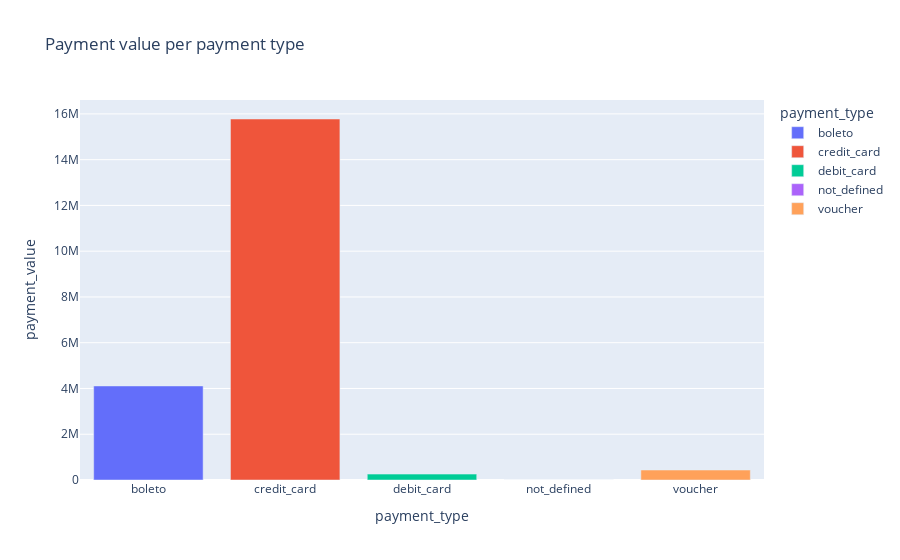

Source (notebook cell):
### Markdown cell above
### **2.8.1 Volume per payment type**

### Code cell
df2_aux1 = df2[['payment_type', 'payment_value']].groupby('payment_type').sum().reset_index()
fig = px.bar(df2_aux1, x = 'payment_type', y = 'payment_value', color= 'payment_type', title = 'Payment value per payment type')
fig.show()

### Figure 1 — Plotly figure (JSON) as saved in the notebook; plotly's stock layout.template omitted (floating-point values rounded to 4 significant figures)
{"data": [{"alignmentgroup": "True", "hovertemplate": "payment_type=%{x}<br>payment_value=%{y}<extra></extra>", "legendgroup": "boleto", "marker": {"color": "#636efa", "pattern": {"shape": ""}}, "name": "boleto", "offsetgroup": "boleto", "orientation": "v", "showlegend": true, "textposition": "auto", "type": "bar", "x": ["boleto"], "xaxis": "x", "y": [4111000.0], "yaxis": "y"}, {"alignmentgroup": "True", "hovertemplate": "payment_type=%{x}<br>payment_value=%{y}<extra></extra>", "legendgroup": "credit_card", "marker": {"color": "#EF553B", "pattern": {"shape": ""}}, "name": "credit_card", "offsetgroup": "credit_card", "orientation": "v", "showlegend": true, "textposition": "auto", "type": "bar", "x": ["credit_card"], "xaxis": "x", "y": [15780000.0], "yaxis": "y"}, {"alignmentgroup": "True", "hovertemplate": "payment_type=%{x}<br>payment_value=%{y}<extra></extra>", "legendgroup": "debit_card", "marker": {"color": "#00cc96", "pattern": {"shape": ""}}, "name": "debit_card", "offsetgroup": "debit_card", "orientation": "v", "showlegend": true, "textposition": "auto", "type": "bar", "x": ["debit_card"], "xaxis": "x", "y": [257400.0], "yaxis": "y"}, {"alignmentgroup": "True", "hovertemplate": "payment_type=%{x}<br>payment_value=%{y}<extra></extra>", "legendgroup": "not_defined", "marker": {"color": "#ab63fa", "pattern": {"shape": ""}}, "name": "not_defined", "offsetgroup": "not_defined", "orientation": "v", "showlegend": true, "textposition": "auto", "type": "bar", "x": ["not_defined"], "xaxis": "x", "y": [0], "yaxis": "y"}, {"alignmentgroup": "True", "hovertemplate": "payment_type=%{x}<br>payment_value=%{y}<extra></extra>", "legendgroup": "voucher", "marker": {"color": "#FFA15A", "pattern": {"shape": ""}}, "name": "voucher", "offsetgroup": "voucher", "orientation": "v", "showlegend": true, "textposition": "auto", "type": "bar", "x": ["voucher"], "xaxis": "x", "y": [435900.0], "yaxis": "y"}], "layout": {"barmode": "relative", "legend": {"title": {"text": "payment_type"}, "tracegroupgap": 0}, "title": {"text": "Payment value per payment type"}, "xaxis": {"anchor": "y", "categoryarray": ["boleto", "credit_card", "debit_card", "not_defined", "voucher"], "categoryorder": "array", "domain": [0, 1], "title": {"text": "payment_type"}}, "yaxis": {"anchor": "x", "domain": [0, 1], "title": {"text": "payment_value"}}}}
